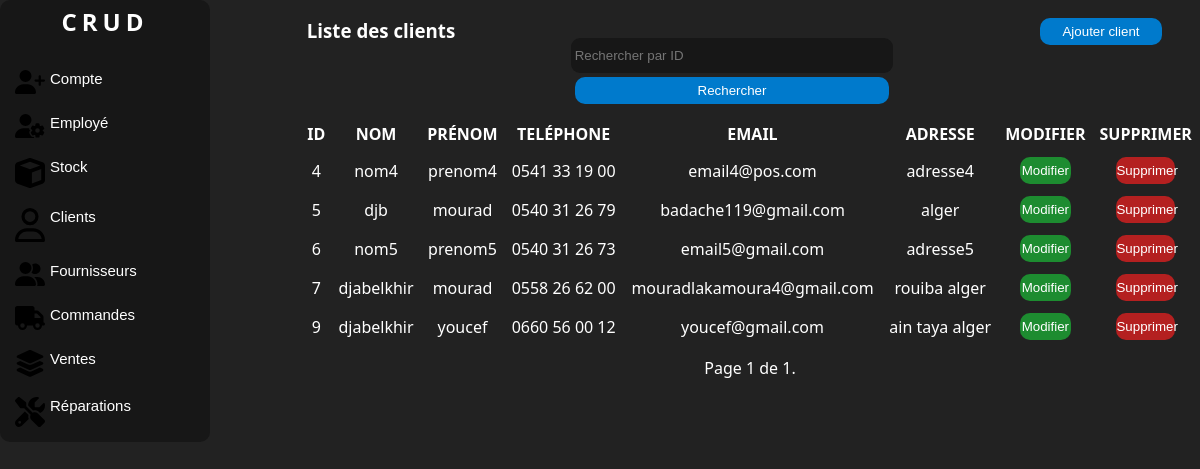
/clients/ (signed in), run on the app's committed database.
### manager/models.py (models this page shows, shortened)
class Client(models.Model):
    first_name = models.CharField(max_length=100, db_column='Prénom')
    last_name = models.CharField(max_length=100, db_column='Nom')
    phone = PhoneNumberField(unique=True, region='DZ', db_column='Téléphone')
    email = models.EmailField(unique=True, db_column='Email')
    address = models.TextField(db_column='Adresse')
    class Meta:
        db_table = 'Client'

### manager/views.py (the view)
# urls.py: path('clients/', views.ClientListView.as_view(), name='client-list'),
class ClientListView(LoginRequiredMixin, ListView):
    model = Client
    template_name = 'listeclient.html'
    context_object_name = 'clients'
    form_class = FilterForm
    paginate_by = 10
    def get_queryset(self):
        queryset = super().get_queryset()
        query = self.request.GET.get('query')
        if query:
            queryset = queryset.filter(id=query)
        return queryset
    def get_context_data(self, **kwargs):
        context = super().get_context_data(**kwargs)
        context['form'] = FilterForm(self.request.GET)
        return context

### manager/forms.py
class FilterForm(forms.Form):
    query = forms.IntegerField(label='', required=False,
                               widget=forms.TextInput(attrs={'placeholder': 'Rechercher par ID'}))

### manager/templatetags/auth_extras.py (called while the page is built)
@register.filter(name='has_group')
def has_group(user, group_name):
    group = Group.objects.get(name=group_name)
    return True if group in user.groups.all() else False

### manager/templates/listeclient.html (shortened to what this page needs)
{% load static %}
{% load auth_extras %}
<!DOCTYPE html>
<html lang="en">
<head>
    <link rel="stylesheet" href="{% static 'css/style.css' %}">
    <link rel="stylesheet" href="{% static 'css/accueil.css' %}">
</head>
<body>
<div class="corp">
    <div class="nav">
        <div class="logo">
            <a href="{% url 'home' %}" class="link"><h2>CRUD</h2></a>
        </div>
        <br>
        {% if request.user|has_group:"Admin" %}
        <button class="value">
            <a class="link" href="{% url 'account-list' %}"> Compte </a>
        </button>
        <button class="value">
            <a class="link" href="{% url 'employee-list' %}">Employé </a>
        </button>
        {% endif %}
        <button class="value">
            <a class="link" href="{% url 'products-list' %}"> Stock </a>
        </button>
        <button class="value">
            <a class="link" href="{% url 'client-list' %}"> Clients </a>
        </button>
        <button class="value">
            <a class="link" href="{% url 'supplier-list' %}"> Fournisseurs </a>
        </button>
        <button class="value">
            <a class="link" href="{% url 'purchase-order-list' %}">Commandes </a>
        </button>
        <button class="value">
            <a class="link" href="{% url 'sale-list' %}">Ventes </a>
        </button>
        <button class="value">
            <a class="link" href="{% url 'repair-list' %}"> Réparations </a>
        </button>
    </div>
    <div class="liste">
        <div class="c1">
            <div class="colone1"><h3>Liste des clients</h3></div>
            <div class="colone1" >
                <form method="GET" action="">
                    {{ form }}
                    <button class="button" type="submit">Rechercher</button>
                </form>
            </div>
            <div class="colone1">
                <button class="button"><a href="{% url 'add-client' %}" class="link">Ajouter client</a></button>
            </div>
        </div>
        <div class="c2">
            {% if clients %}
            <table>
                <thead>
                <tr>
                    <th>Id</th>
                    <th>Nom</th>
                    <th>Prénom</th>
                    <th>Teléphone</th>
                    <th>Email</th>
                    <th>Adresse</th>
                    <th>Modifier</th>
                    <th>Supprimer</th>
                </tr>
                </thead>
                <tbody id="tbody">
                {% for client in clients %}
                <tr>
                    <td>{{ client.id }}</td>
                    <td>{{ client.last_name }}</td>
                    <td>{{ client.first_name }}</td>
                    <td>{{ client.phone }}</td>
                    <td>{{ client.email }}</td>
                    <td>{{ client.address }}</td>
                    <td>
                        <button class="button" id="modifier"
                                onclick="location.href='{% url 'update-client' client.id %}';">Modifier
                        </button>
                    </td>
                    <td>
                        <button class="button" id="supprimer"
                                onclick="location.href='{% url 'delete-client' client.id %}';">Supprimer
                        </button>
                    </td>
                </tr>
                {% endfor %}
                </tbody>
            </table>
            {% else %}
            <p>Pas de clients trouvés.</p>
            {% endif %}
            <div class="pagination">
                <span class="step-links">
                    <span class="current">
                        Page {{ page_obj.number }} de {{ page_obj.paginator.num_pages }}.
                    </span>
                </span>
            </div>
        </div>
    </div>
</div>
</body>
</html>

### manager/static/css/style.css (style rules this page uses)
* { padding: 0; margin: 0; }
body { background:#222 ; color: #fff; font-family:system-ui ; }
.corp { display: grid; grid-template-columns: 25% 75%; }
form { margin: auto; text-align: center; padding: 3%; }
input { width: 62%; height: 27px; outline: none; border: none; background: #111111a7; margin: 4px 0px; border-radius:9px ; padding: 4px; color:#fff; }
.button { width: 62%; height: 27px; border-radius:10px ; border: none; cursor: pointer; background: #007acc; color: white; transition: 0.7s; }
.nav { display: flex; flex-direction: column; width: 200px; background: #111111a7 ; justify-content: center; border-radius: 10px; transition: 1s; padding: 5px; overflow: hidden; }
.liste { text-align: center; display: grid; grid-template-rows: 20% 80%; }
.c1 { margin-top: 2%; display: grid; grid-template-columns: 18% 60% 22%; }
.c2 { margin-top: 2%; }
table { width: 100%; text-align: center; margin: 10px 0; }
table th { text-transform: uppercase; }
th,td { padding: 5px; }
#supprimer { background-color: rgba(193, 32, 32, 0.916); }
#modifier { background: #1bb635b7; }

### manager/static/css/accueil.css (style rules this page uses)
* { padding: 0; margin: 0; }
body { background:#222 ; color: #fff; font-family:system-ui ; }
.link { text-decoration: none; color: white; }
.logo { text-align: center; letter-spacing: 5px; }
.value { font-size: 15px; background-color: transparent; border: none; padding: 10px; color: white; display: flex; position: relative; gap: 5px; cursor: pointer; border-radius: 10px; transition: 1s; box-sizing: border-box; }
.value::before { content: ""; position: absolute; top: 5px; left: -15px; width: 5px; height: 100%; background-color:#007acc ; border-radius: 5px; opacity: 0; transition: 1s; }
.value svg { width: 30px; }

### data on the page
Client: id "4", last_name "nom4", first_name "prenom4", phone "0541 33 19 00", email "email4@pos.com", address "adresse4"
Client: id "5", last_name "djb", first_name "mourad", phone "0540 31 26 79", email "badache119@gmail.com", address "alger"
Client: id "6", last_name "nom5", first_name "prenom5", phone "0540 31 26 73", email "email5@gmail.com", address "adresse5"
Client: id "7", last_name "djabelkhir", first_name "mourad", phone "0558 26 62 00", email "mouradlakamoura4@gmail.com", address "rouiba alger"
Client: id "9", last_name "djabelkhir", first_name "youcef", phone "0660 56 00 12", email "youcef@gmail.com", address "ain taya alger"

### other printed values
{{ page_obj.number }} "1"
{{ page_obj.paginator.num_pages }} "1"
